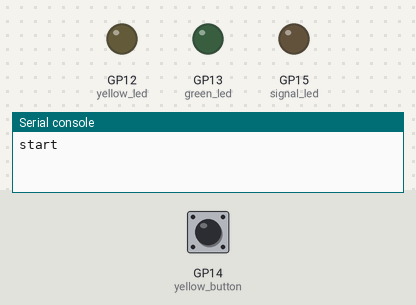
Recording of a program running on a simulated Raspberry Pi Pico running MicroPython. On the bench: output pins drawn as LEDs (lit = HIGH), the last lines printed to the serial console. The inputs (shaded band) are chosen by the test bench; at power-on: GP14 (yellow_button) LOW. Random numbers come from a fixed seed. At 7.1 s the program stops and its outputs stay as they are.

Above: at 0.1 s.
At 7.0 s:
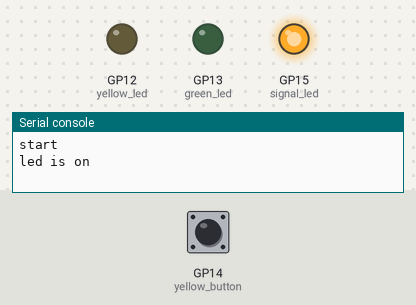
7.1 s: GP14 (yellow_button) pulled HIGH for 0.15 s
At 8.3 s:
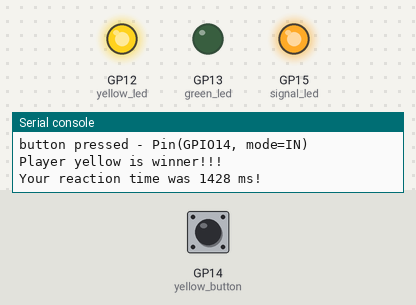
Timing chart, 0 to 8.6 s (numbered marks = the images above; inputs shaded):
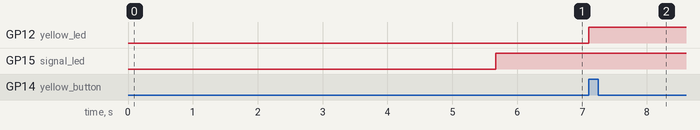

Measured:
- after the input at 7.1 s, GP12 (yellow_led): LOW → HIGH at once

The program:

reaction_test_game.py
```python
import machine
import time
import utime
import random

signal_led = machine.Pin(15, machine.Pin.OUT)

green_led = machine.Pin(13, machine.Pin.OUT)
yellow_led = machine.Pin(12, machine.Pin.OUT)

leds = [signal_led, green_led, yellow_led]

green_button = machine.Pin(16, machine.Pin.IN, machine.Pin.PULL_DOWN)
yellow_button = machine.Pin(14, machine.Pin.IN, machine.Pin.PULL_DOWN)


global fastest_button
fastest_button = None

def button_handler(pin):
    print("button pressed - " + str(pin))
    green_button.irq(None)
    yellow_button.irq(None)
    reaction_time = time.ticks_diff(time.ticks_ms(), timer_start)
    winner_player = ""
    if pin == green_button:
        winner_player = "green"
        green_led.on()
    elif pin == yellow_button:
        winner_player = "yellow"
        yellow_led.on()
    print("Player " + winner_player + " is winner!!!")
    print("Your reaction time was " + str(reaction_time) + " ms!")


print("start")
for led in leds:
    led.off()
utime.sleep(random.uniform(5, 10))
print("led is on")
signal_led.on()
timer_start = time.ticks_ms()
green_button.irq(button_handler, machine.Pin.IRQ_RISING)
yellow_button.irq(button_handler, machine.Pin.IRQ_RISING)
```
